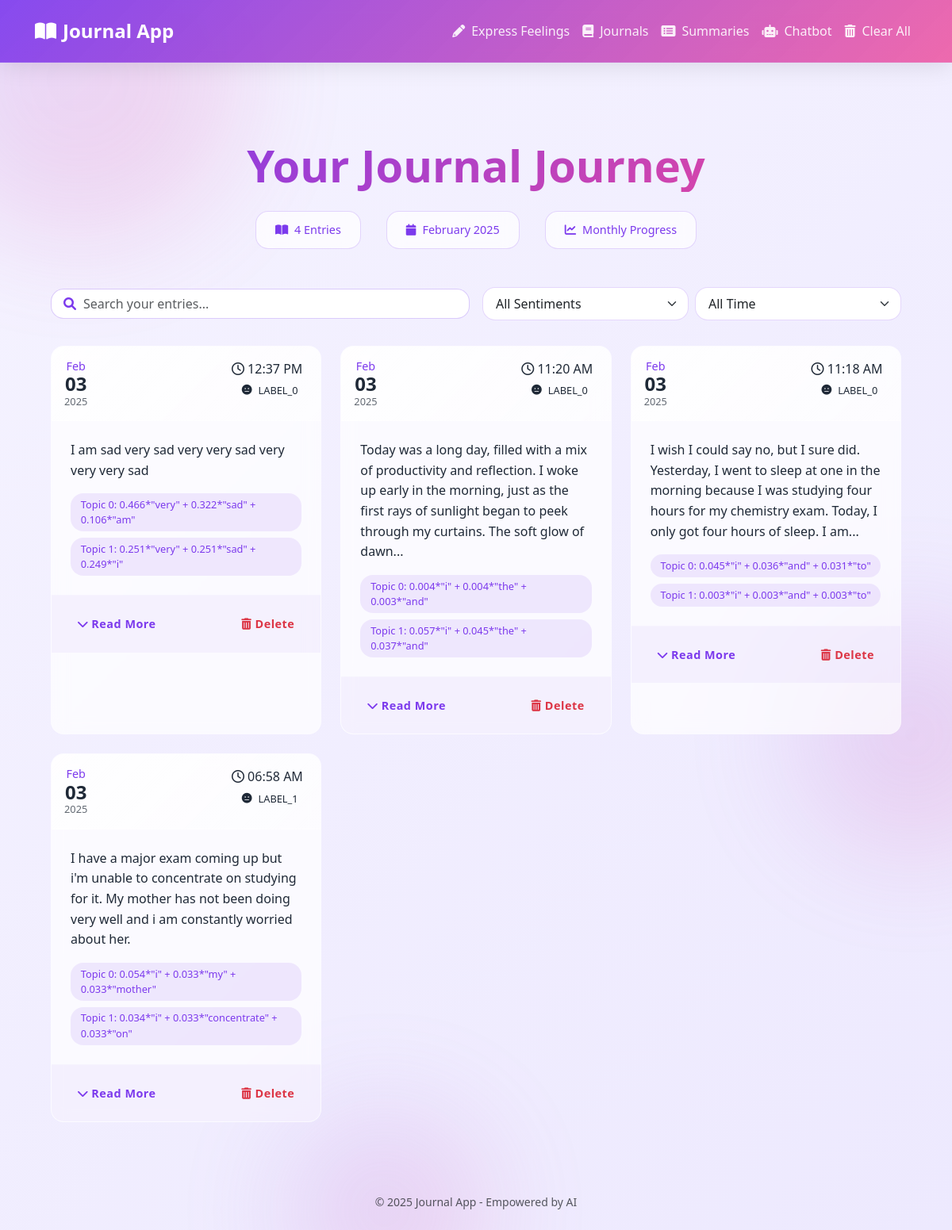
The page /journals on the database its author committed.
### app.py (models this page shows, shortened)
class JournalEntry(db.Model):
    id = db.Column(db.Integer, primary_key=True)
    content = db.Column(db.Text, nullable=False)
    summary = db.Column(db.Text, nullable=True)
    sentiment = db.Column(db.Text, nullable=True)
    topics = db.Column(db.Text, nullable=True)
    date_created = db.Column(db.DateTime, default=db.func.current_timestamp())

### app.py (the view)
@app.route('/journals')
def journals():
    entries = JournalEntry.query.order_by(JournalEntry.date_created.desc()).all()
    return render_template('journals.html', entries=entries)

### templates/journals.html (shortened to what this page needs)
{% extends 'base.html' %}
{% block content %}
<div class="journals-container fade-in">
    <div class="header-section text-center mb-5">
        <h1 class="display-4 gradient-text mb-3">Your Journal Journey</h1>
        <div class="stats-bar">
            <div class="stat-item">
                <i class="fas fa-book-open"></i>
                <span>{{ entries|length }} Entries</span>
            </div>
            <div class="stat-item">
                <i class="fas fa-calendar"></i>
                <span>{{ entries[0].date_created.strftime('%B %Y') if entries }}</span>
            </div>
            <div class="stat-item">
                <i class="fas fa-chart-line"></i>
                <span>Monthly Progress</span>
            </div>
        </div>
    </div>
    <div class="tools-section mb-4">
        <div class="row g-3 align-items-center">
            <div class="col-md-6">
                <div class="search-box">
                    <i class="fas fa-search"></i>
                    <input type="text" id="searchInput" class="form-control" placeholder="Search your entries...">
                </div>
            </div>
            <div class="col-md-6">
                <div class="d-flex gap-2 justify-content-md-end">
                    <select class="form-select" id="sentimentFilter">
                        <option value="">All Sentiments</option>
                    </select>
                    <select class="form-select" id="dateFilter">
                        <option value="">All Time</option>
                    </select>
                </div>
            </div>
        </div>
    </div>
    <div class="journal-grid">
        {% for entry in entries %}
        <div class="journal-card" data-sentiment="{{ entry.sentiment.lower() }}">
            <div class="card-header">
                <div class="date-badge">
                    <div class="month">{{ entry.date_created.strftime('%b') }}</div>
                    <div class="day">{{ entry.date_created.strftime('%d') }}</div>
                    <div class="year">{{ entry.date_created.strftime('%Y') }}</div>
                </div>
                <div class="header-actions">
                    <span class="time"><i class="far fa-clock"></i> {{ entry.date_created.strftime('%I:%M %p') }}</span>
                    <div class="sentiment-badge {{ entry.sentiment.lower() }}">
                        {% if entry.sentiment.lower() == 'positive' %}
                            <i class="fas fa-smile"></i>
                        {% elif entry.sentiment.lower() == 'negative' %}
                            <i class="fas fa-frown"></i>
                        {% else %}
                            <i class="fas fa-meh"></i>
                        {% endif %}
                        {{ entry.sentiment }}
                    </div>
                </div>
            </div>
            <div class="card-body">
                <div class="content-preview">{{ entry.content|truncate(200) }}</div>
                {% if entry.topics %}
                <div class="topics-section">
                    {% for topic in entry.topics.split(';') %}
                        <span class="topic-tag">{{ topic }}</span>
                    {% endfor %}
                </div>
                {% endif %}
            </div>
            <div class="card-footer">
                <button class="btn btn-link view-more" onclick="toggleFullContent(this)">
                    <i class="fas fa-chevron-down"></i> Read More
                </button>
                <form action="{{ url_for('delete_entry', entry_id=entry.id) }}"
                      method="POST"
                      class="delete-form"
                      onsubmit="return confirmDelete(event)">
                    <button type="submit" class="btn btn-link text-danger">
                        <i class="fas fa-trash-alt"></i> Delete
                    </button>
                </form>
            </div>
        </div>
        {% endfor %}
    </div>
</div>
{% endblock %}

### templates/base.html (style rules this page uses)
:root { --primary: #7C3AED; --primary-dark: #6D28D9; --primary-light: #A78BFA; --secondary: #EC4899; --background: #F5F3FF; --surface: #ffffff; --text: #1F2937; --glass: rgba(255, 255, 255, 0.7); --glass-gradient: linear-gradient( 135deg, rgba(255, 255, 255, 0.8), rgba(255, 255, 255, 0.4) ); --nav-glass: linear-gradient( 135deg, rgba(124, 58, 237, 0.9), rgba(236, 72, 153, 0.8) ); }
body { background: linear-gradient(135deg, #F5F3FF 0%, #EDE9FE 100%); color: var(--text); font-family: 'Segoe UI', system-ui, -apple-system, sans-serif; min-height: 100vh; display: flex; flex-direction: column; position: relative; overflow-x: hidden; }
.card-header { background: var(--glass-gradient); border-bottom: 1px solid rgba(255, 255, 255, 0.2); padding: 1.5rem; }
.btn { padding: 0.8rem 1.5rem; border-radius: 12px; font-weight: 600; letter-spacing: 0.5px; transition: all 0.3s ease; position: relative; overflow: hidden; }
.btn::before { content: ''; position: absolute; top: 50%; left: 50%; width: 300px; height: 300px; background: rgba(255, 255, 255, 0.2); border-radius: 50%; transform: translate(-50%, -50%) scale(0); transition: transform 0.5s ease; }

### templates/journals.html (style rules this page uses)
.journals-container { max-width: 1200px; margin: 0 auto; padding: 2rem; }
.gradient-text { background: linear-gradient(135deg, var(--primary), var(--secondary)); -webkit-background-clip: text; -webkit-text-fill-color: transparent; font-weight: bold; }
.stats-bar { display: flex; justify-content: center; gap: 2rem; margin-top: 1.5rem; }
.stat-item { background: var(--glass); backdrop-filter: blur(10px); padding: 0.75rem 1.5rem; border-radius: 1rem; display: flex; align-items: center; gap: 0.5rem; font-size: 0.9rem; color: var(--primary); border: 1px solid rgba(124, 58, 237, 0.2); }
.search-box { position: relative; }
.search-box i { position: absolute; left: 1rem; top: 50%; transform: translateY(-50%); color: var(--primary); }
.search-box input { padding-left: 2.5rem; border-radius: 1rem; border: 1px solid rgba(124, 58, 237, 0.2); }
.form-select { border-radius: 1rem; border: 1px solid rgba(124, 58, 237, 0.2); padding: 0.5rem 2.5rem 0.5rem 1rem; }
.journal-grid { display: grid; grid-template-columns: repeat(auto-fill, minmax(300px, 1fr)); gap: 1.5rem; margin-top: 2rem; }
.journal-card { background: var(--glass); backdrop-filter: blur(10px); border-radius: 1rem; overflow: hidden; border: 1px solid rgba(255, 255, 255, 0.2); transition: transform 0.3s ease, box-shadow 0.3s ease; }
.card-header { background: var(--glass-gradient); padding: 1rem; display: flex; justify-content: space-between; align-items: flex-start; }
.date-badge { text-align: center; line-height: 1.2; }
.date-badge .month { font-size: 0.9rem; color: var(--primary); font-weight: 500; }
.date-badge .day { font-size: 1.5rem; font-weight: bold; }
.date-badge .year { font-size: 0.8rem; opacity: 0.7; }
.sentiment-badge { padding: 0.4rem 0.8rem; border-radius: 1rem; font-size: 0.8rem; display: flex; align-items: center; gap: 0.5rem; }
.card-body { padding: 1.5rem; }
.content-preview { line-height: 1.6; margin-bottom: 1rem; }
.topics-section { display: flex; flex-wrap: wrap; gap: 0.5rem; margin-top: 1rem; }
.topic-tag { background: rgba(124, 58, 237, 0.1); color: var(--primary); padding: 0.3rem 0.8rem; border-radius: 1rem; font-size: 0.8rem; }
.card-footer { padding: 1rem; background: rgba(124, 58, 237, 0.05); display: flex; justify-content: space-between; border-top: 1px solid rgba(255, 255, 255, 0.2); }
.btn-link { color: var(--primary); text-decoration: none; font-size: 0.9rem; padding: 0.5rem 1rem; border-radius: 0.5rem; transition: all 0.3s ease; }

### rows shown on the page
JournalEntry: date_created "February 2025", date_created "Feb", date_created "03", date_created "2025", date_created "12:37 PM", sentiment "LABEL_0", content "I am sad very sad very very sad very very very sad", topic "Topic 0: 0.466*\"very\" + 0.322*\"sad\" + 0.106*\"am\"" "Topic 1: 0.251*\"very\" + 0.251*\"sad\" + 0.249*\"i\""
JournalEntry: date_created "Feb", date_created "03", date_created "2025", date_created "11:20 AM", sentiment "LABEL_0", content "Today was a long day, filled with a mix of productivity and reflection. I woke up early in the morning, just as the first rays of sunlight began to peek through my curtains. The soft glow of dawn...", topic "Topic 0: 0.004*\"i\" + 0.004*\"the\" + 0.003*\"and\"" "Topic 1: 0.057*\"i\" + 0.045*\"the\" + 0.037*\"and\""
JournalEntry: date_created "Feb", date_created "03", date_created "2025", date_created "11:18 AM", sentiment "LABEL_0", content "I wish I could say no, but I sure did. Yesterday, I went to sleep at one in the morning because I was studying four hours for my chemistry exam. Today, I only got four hours of sleep. I am...", topic "Topic 0: 0.045*\"i\" + 0.036*\"and\" + 0.031*\"to\"" "Topic 1: 0.003*\"i\" + 0.003*\"and\" + 0.003*\"to\""
JournalEntry: date_created "Feb", date_created "03", date_created "2025", date_created "06:58 AM", sentiment "LABEL_1", content "I have a major exam coming up but i'm unable to concentrate on studying for it. My mother has not been doing very well and i am constantly worried about her.", topic "Topic 0: 0.054*\"i\" + 0.033*\"my\" + 0.033*\"mother\"" "Topic 1: 0.034*\"i\" + 0.033*\"concentrate\" + 0.033*\"on\""

### other values the page prints
{{ entries|length }} "4"
